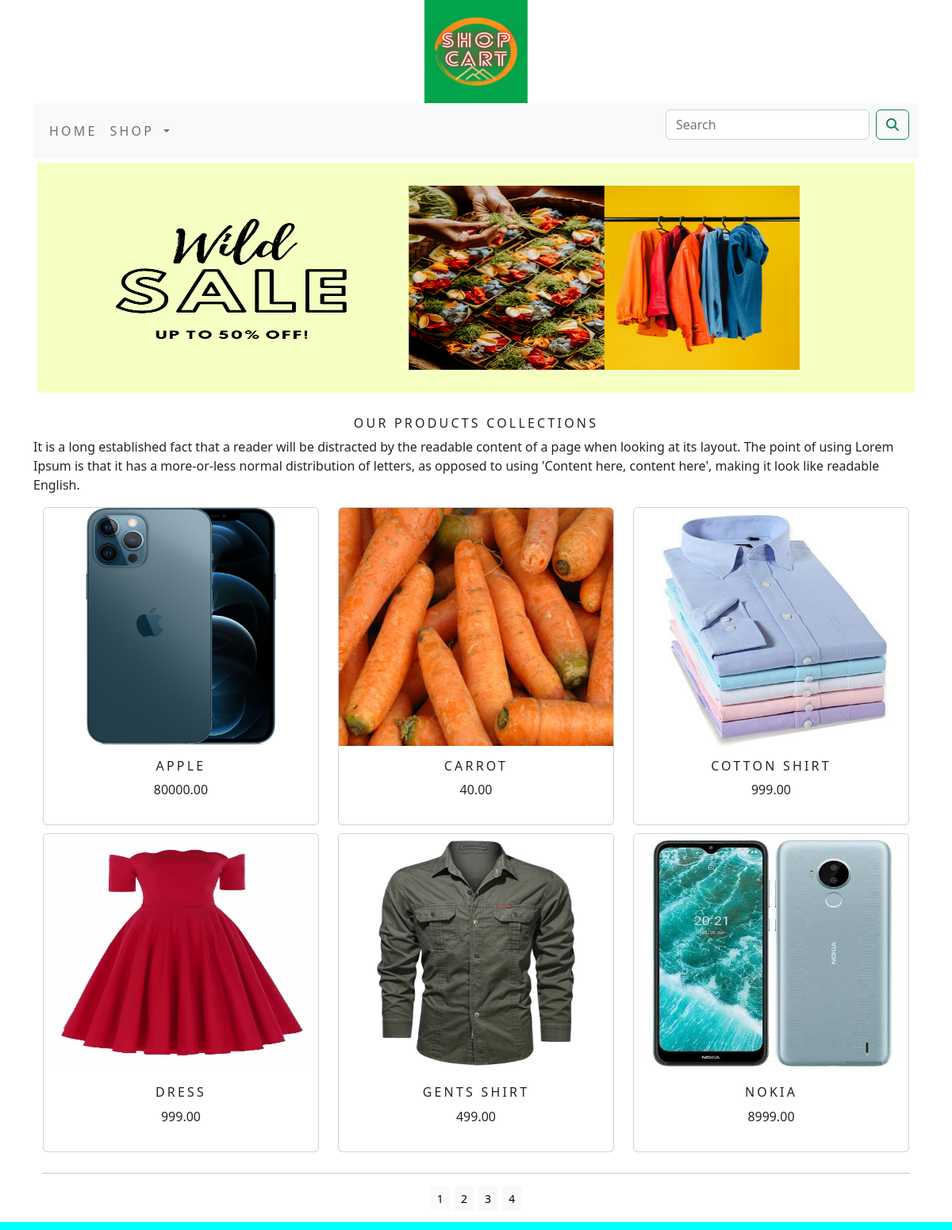
The page /shopapp/ on the database its author committed.
### shopapp/models.py (models this page shows, shortened)
class Product(models.Model):
    name=models.CharField(max_length=250,unique=True)
    slug=models.SlugField(max_length=250,unique=True)
    description=models.TextField(blank=True)
    price=models.DecimalField(max_digits=10,decimal_places=2)
    catagory=models.ForeignKey(Catagory,on_delete=models.CASCADE)
    image=models.ImageField(upload_to='product',blank=True)
    stock=models.IntegerField()
    available=models.BooleanField(default=True)
    created=models.DateTimeField(auto_now_add=True)
    updated=models.DateTimeField(auto_now=True)
    class Meta:
        ordering = ('name',)
        verbose_name = 'product'
        verbose_name_plural = 'products'
    def get_url(self):
        return reverse('shopapp:prodcatdetail',args=[self.catagory.slug,self.slug])

### shopapp/views.py (the view)
# urls.py: path('', views.allprodcat,name='allprodcat'),
def allprodcat(request,c_slug=None):
    c_page=None
    products_list=None
    if c_slug!=None:
        c_page=get_object_or_404(Catagory,slug=c_slug)
        products_list=Product.objects.all().filter(catagory=c_page,available=True)
    else:
        products_list=Product.objects.all().filter(available=True)
    paginator=Paginator(products_list,6)
    try:
        page=int(request.GET.get('page','1'))
    except:
        page=1
    try:
        products=paginator.page(page)
    except(EmptyPage,InvalidPage):
        products=paginator.page(paginator.num_pages)
    return render(request,"catagory.html",{'catagory':c_page,'products':products})

### cart/context_processors.py (called while the page is built)
def counter(request):
    item_count=0
    if 'admin' in request.path:
        return {}
    else:
        try:
            cart=Cart.objects.filter(cart_id=_cart_id(request))
            cart_items=Cartitem.objects.all().filter(cart=cart[:1])
            for cart_item in cart_items:
                item_count += cart_item.quantity
        except Cart.DoesNotExist:
            item_count=0
    return dict(item_count=item_count)

### cart/views.py (called while the page is built)
def _cart_id(request):
    cart=request.session.session_key
    if not cart:
        cart=request.session.create()
    return cart

### shopapp/context_processors.py (called while the page is built)
def menu_links(request):
    links=Catagory.objects.all()
    return dict(links=links)

### shopapp/models.py (called while the page is built)
    def get_url(self):
        return reverse('shopapp:products_by_catagory',args=[self.slug])

### templates/catagory.html (shortened to what this page needs)
{% extends 'base.html' %}
{% load static %}
{% block content %}
<div class="mx_auto">
    {% if catagory %}
    <img class="my_image" src="{{catagory.image.url}}" alt="{{catagory.name}}" width="300px" height="300px">
</div>
    <br>
<div>
    <h1 class="text-center my_title">{{catagory.name}}</h1>
    <p class="text-justify">{{catagory.description}}</p>
</div>
    {% else %}
<div>
<img class="my_image my_image_padding" src="{% static 'img/banner.png' %}" alt="our products" style="width:100%;">
</div>
<br>
<div>
    <h1 class="text-center my_title">Our Products Collections</h1>
    <p class="text-justify">It is a long established fact that a reader will be distracted by the readable content of a page when looking at its layout. The point of using Lorem Ipsum is that it has a more-or-less normal distribution of letters, as opposed to using 'Content here, content here', making it look like readable English.</p>
</div>
    {% endif %}
<div class="container">
    <div class="row mx_auto">
        {% for product in products.object_list %}
        <div class="my_bottom_margin col-9 col-sm-12 col-md-4 xol-lg-4">
            <div class="card text-center" style="min-width:18rem;">
                <a href="{{product.get_url}}"><img class="card-img-top my_image" src="{{product.image.url}}" alt="{{product.name}}" width="300px" height="300px"></a>
                <div class="card-body">
                    <h4>{{product.name}}</h4>
                    <p>{{product.price}}</p>
                </div>
            </div>
        </div>
        {% endfor %}
    </div>
    <div class="mx-auto">
        {% if products.paginator.num_pages > 1 %}
        <hr>
        <div class="text-center">
            {% for pg in products.paginator.page_range %}
                <a href="?page={{pg}}" class="btn btn-light btn-sm {% if products.number == pg %} active {% endif %}">{{pg}}</a>
            {% endfor %}
        </div>
        {% endif %}
    </div>
    <br>
</div>
{% endblock %}

### templates/base.html (shortened to what this page needs)
{% load static %}
<html lang="en">
<head>
    <link rel="stylesheet" href="{% static 'css/custom.css' %}">
    <link href="{% static 'css/bootstrap.min.css' %}" rel="stylesheet">
</head>
<body>
<div class="container">
<div>
    {% include 'header.html' %}
    {% include 'nav.html' %}
    {% block content %}
    {% endblock %}
</div>
{% include 'footer.html' %}
</div>
</body>
</html>

### templates/header.html
{% load static %}
<header>
    <center>
        <a href="{% url 'shopapp:allprodcat' %}"></a> <img src="{% static 'img/logo.png' %}" alt="logimage" width="130px;" height="130px;">
    </center>
</header>

### templates/nav.html (shortened to what this page needs)
<nav class="navbar navbar-expand-lg navbar-light bg-light">
  <div class="container-fluid">
    <div class="collapse navbar-collapse" id="navbarSupportedContent">
      <ul class="navbar-nav me-auto mb-2 mb-lg-0">
        <li class="nav-item">
          <a class="nav-link" href="#">Home</a>
        </li>
        <li class="nav-item dropdown {% if 'shopapp' in request.path %}active{% endif %}">
          <a class="nav-link dropdown-toggle" href="#" id="navbarDropdown" role="button" data-bs-toggle="dropdown" aria-expanded="false">
            Shop
          </a>
        </li>
      </ul>
      <form class="d-flex" action="{% url 'search_app:searchresult' %}" method="get">
        <input class="form-control me-2" type="search" placeholder="Search" name="q" aria-label="Search">
        <button class="btn btn-outline-success" type="submit"><i class="fa-solid fa-magnifying-glass"></i></button>
      </form>
    </div>
  </div>
</nav>

### templates/footer.html
<div class="footer fixed-bottom my_footer">
    <div class="text-center"><p>&copy; shopcart pvt ltd.All rights Reserved</p></div>
</div>

### static/css/custom.css (style rules this page uses)
body { font-family: 'Koulen', cursive; }
.nav-item { letter-spacing:.2em; font-size:16px; text-transform:uppercase; }
.my_footer { background-color:aqua; height:10px; }
.my_footer p { padding-top:20px; font-size:14px; }
.my_image { width:100%; height:300px; }
.my_title { font-size:16px; text-transform:uppercase; letter-spacing:.2em; }
.my_image_padding { padding:5px; width:100%; height:300px; }
.my_bottom_margin { margin-bottom:10px; }
.card-body h4 { font-size:16px; text-transform:uppercase; letter-spacing:.2em; }

### rows shown on the page
Product: image (picture), name "APPLE", price "80000.00"
Product: image (picture), name "CARROT", price "40.00"
Product: image (picture), name "COTTON SHIRT", price "999.00"
Product: image (picture), name "DRESS", price "999.00"
Product: image (picture), name "GENTS SHIRT", price "499.00"
Product: image (picture), name "NOKIA", price "8999.00"

### other values the page prints
{{ pg }} "1" "2" "3" "4"
